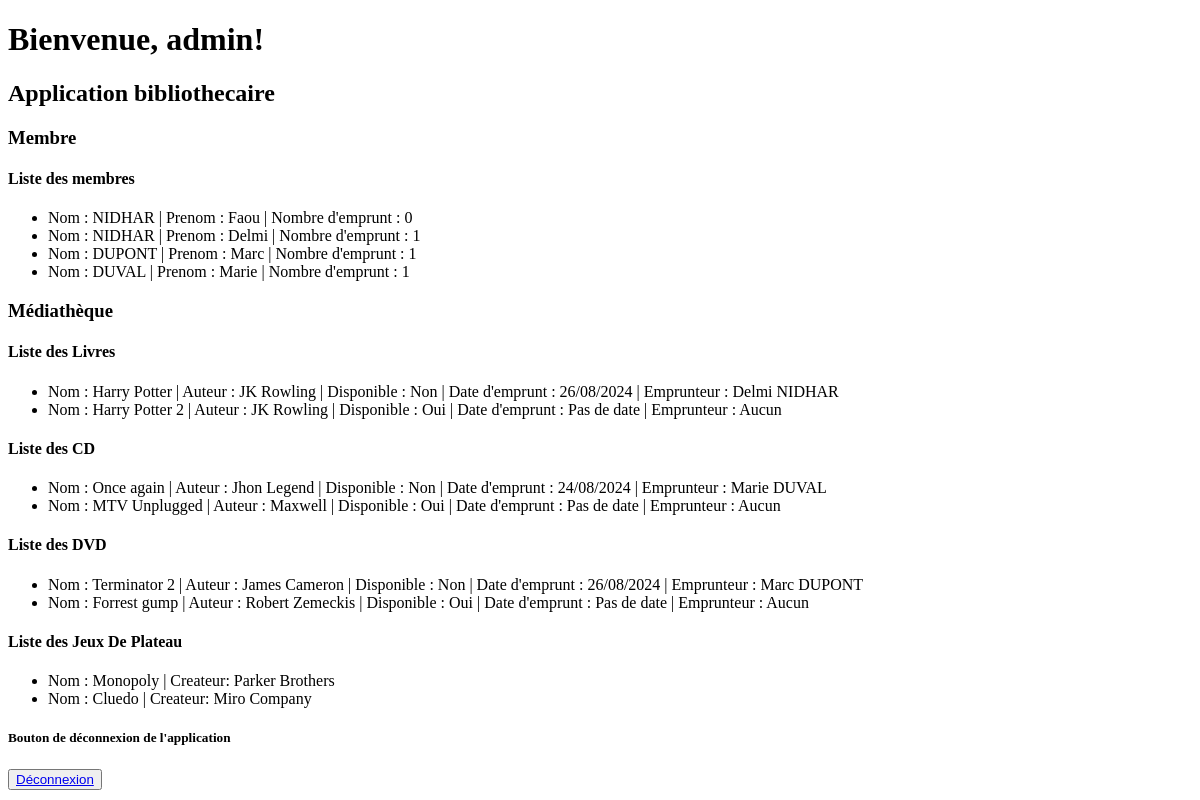
Before: /AppBibliothecaire/ (signed in) with the older database file.
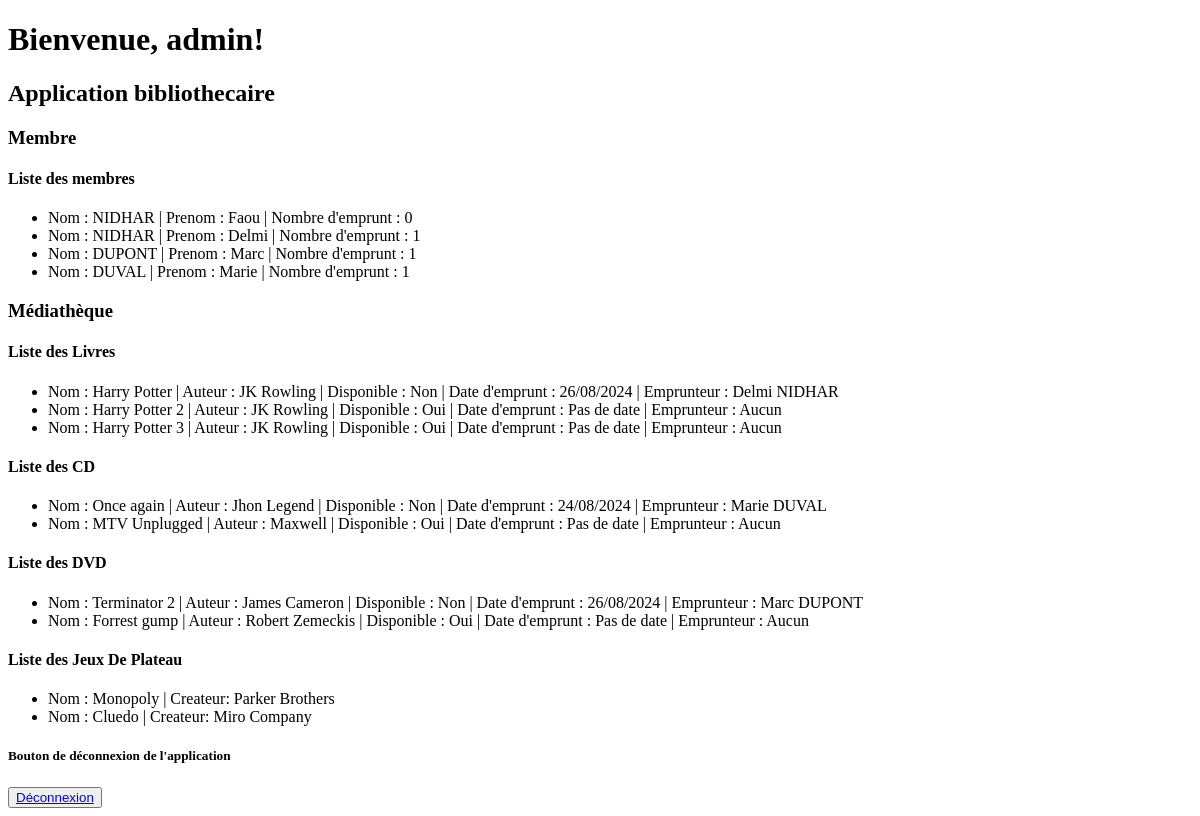
After: the same page with the newer database file.
### application_bibliothecaire/models.py (models this page shows)
class Membre(models.Model):
     nom = models.fields.CharField(max_length=150)
     prenom = models.fields.CharField(max_length=150)
     Emprunt = models.fields.CharField(max_length=150)

class Media(models.Model):
    class Meta:
        abstract = True

class Livre(Media):
    name = models.fields.CharField(max_length=150)
    auteur = models.fields.CharField(max_length=150)
    dateEmprunt = models.fields.CharField(max_length=150)
    disponible = models.fields.CharField(max_length=150)
    emprunteur = models.fields.CharField(max_length=150)

class Cd(Media):
    name = models.fields.CharField(max_length=150)
    auteur = models.fields.CharField(max_length=150)
    dateEmprunt = models.fields.CharField(max_length=150)
    disponible = models.fields.CharField(max_length=150)
    emprunteur = models.fields.CharField(max_length=150)

class Dvd(Media):
    name = models.fields.CharField(max_length=150)
    auteur = models.fields.CharField(max_length=150)
    dateEmprunt = models.fields.CharField(max_length=150)
    disponible = models.fields.CharField(max_length=150)
    emprunteur = models.fields.CharField(max_length=150)

class JeuxDePlateau(models.Model):
    name = models.fields.CharField(max_length=150)
    createur = models.fields.CharField(max_length=150)

### application_bibliothecaire/views.py (the view)
# urls.py: path('AppBibliothecaire/', views.listeMembre, name= 'AppBibliothecaire'),
@login_required
def listeMembre(request):
    membres = Membre.objects.all()
    livres = Livre.objects.all()
    cds = Cd.objects.all()
    dvds = Dvd.objects.all()
    jdps = JeuxDePlateau.objects.all()
    return render(request, 'application/application_bibliothecaire.html',
                  { 'livres': livres, 'membres': membres , 'cds': cds , 'dvds': dvds , 'jdps': jdps ,  } )

### application_bibliothecaire/templates/application/application_bibliothecaire.html (shortened to what this page needs)
<!DOCTYPE html>
<html lang="en">
<head>
</head>
<body>
    <div class="container home">
        <h1>Bienvenue, {{ user.username }}!</h1>
    </div>
    <div>
        <h2>Application bibliothecaire</h2>
    </div>
    <div>
        <div>
            <h3>Membre</h3>
        </div>
        <div>
            <h4>Liste des membres</h4>
            <ul>
            {% for membre in membres %}
            <li> Nom : {{ membre.nom }} | Prenom : {{ membre.prenom }} | Nombre d'emprunt : {{ membre.Emprunt }}</li>
            {% endfor %}
            </ul>
        </div>
    </div>
    <div>
        <div>
            <h3>Médiathèque</h3>
        </div>
        <div>
            <h4>Liste des Livres</h4>
             <ul>
            {% for livre in livres %}
             <li> Nom : {{ livre.name }} | Auteur : {{ livre.auteur}} | Disponible : {{livre.disponible}} | Date d'emprunt : {{livre.dateEmprunt}} | Emprunteur : {{ livre.emprunteur }} </li>
            {% endfor %}
            </ul>
        </div>
        <div>
            <h4>Liste des CD</h4>
             <ul>
            {% for cd in cds %}
             <li> Nom : {{ cd.name }} | Auteur : {{ cd.auteur}} | Disponible : {{cd.disponible}} |  Date d'emprunt : {{ cd.dateEmprunt}} | Emprunteur : {{ cd.emprunteur }} </li>
            {% endfor %}
            </ul>
        </div>
        <div>
            <h4>Liste des DVD</h4>
            <ul>
            {% for dvd in dvds %}
            <li> Nom : {{ dvd.name }} | Auteur : {{ dvd.auteur}} | Disponible : {{dvd.disponible}} |  Date d'emprunt : {{ dvd.dateEmprunt}} | Emprunteur : {{ dvd.emprunteur }}  </li>
            {% endfor %}
          </ul>
        </div>
        <div>
             <h4>Liste des Jeux De Plateau</h4>
             <ul>
             {% for jdp in jdps %}
             <li> Nom : {{ jdp.name }} | Createur: {{ jdp.createur }}   </li>
                {% endfor %}
             </ul>
        </div>
    </div>
<div>
    <h5>Bouton de déconnexion de l'application</h5>
    <button><a href="{% url 'deconnexion' %}">Déconnexion</a></button>
</div>
</body>
</html>

Changed rows visible on the page:
added Livre: name "Harry Potter 3", auteur "JK Rowling", disponible "Oui", dateEmprunt "Pas de date", emprunteur "Aucun"
